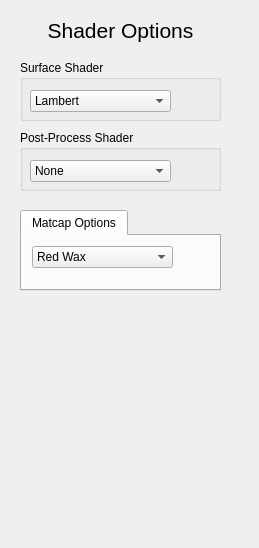
<?xml version="1.0" encoding="UTF-8"?>
<ui version="4.0">
 <class>controls</class>
 <widget class="QWidget" name="controls">
  <property name="geometry">
   <rect>
    <x>0</x>
    <y>0</y>
    <width>259</width>
    <height>548</height>
   </rect>
  </property>
  <property name="windowTitle">
   <string>Control Panel</string>
  </property>
  <widget class="QLabel" name="label">
   <property name="geometry">
    <rect>
     <x>0</x>
     <y>10</y>
     <width>241</width>
     <height>41</height>
    </rect>
   </property>
   <property name="font">
    <font>
     <pointsize>16</pointsize>
    </font>
   </property>
   <property name="text">
    <string>Shader Options</string>
   </property>
   <property name="alignment">
    <set>Qt::AlignmentFlag::AlignCenter</set>
   </property>
  </widget>
  <widget class="QGroupBox" name="groupBox_2">
   <property name="geometry">
    <rect>
     <x>20</x>
     <y>130</y>
     <width>201</width>
     <height>61</height>
    </rect>
   </property>
   <property name="font">
    <font/>
   </property>
   <property name="title">
    <string>Post-Process Shader</string>
   </property>
   <widget class="QComboBox" name="postprocessShaderComboBox">
    <property name="geometry">
     <rect>
      <x>10</x>
      <y>30</y>
      <width>141</width>
      <height>22</height>
     </rect>
    </property>
    <property name="font">
     <font/>
    </property>
    <item>
     <property name="text">
      <string>None</string>
     </property>
    </item>
    <item>
     <property name="text">
      <string>Sobel</string>
     </property>
    </item>
    <item>
     <property name="text">
      <string>Gaussian Blur</string>
     </property>
    </item>
    <item>
     <property name="text">
      <string>Custom</string>
     </property>
    </item>
    <item>
     <property name="text">
      <string>Bubble</string>
     </property>
    </item>
   </widget>
  </widget>
  <widget class="QGroupBox" name="groupBox">
   <property name="geometry">
    <rect>
     <x>20</x>
     <y>60</y>
     <width>201</width>
     <height>61</height>
    </rect>
   </property>
   <property name="font">
    <font/>
   </property>
   <property name="title">
    <string>Surface Shader</string>
   </property>
   <widget class="QComboBox" name="surfaceShaderComboBox">
    <property name="geometry">
     <rect>
      <x>10</x>
      <y>30</y>
      <width>141</width>
      <height>22</height>
     </rect>
    </property>
    <property name="font">
     <font/>
    </property>
    <item>
     <property name="text">
      <string>Lambert</string>
     </property>
    </item>
    <item>
     <property name="text">
      <string>Blinn-Phong</string>
     </property>
    </item>
    <item>
     <property name="text">
      <string>Matcap</string>
     </property>
    </item>
    <item>
     <property name="text">
      <string>Vertex Deformation</string>
     </property>
    </item>
    <item>
     <property name="text">
      <string>Faded</string>
     </property>
    </item>
   </widget>
  </widget>
  <widget class="QTabWidget" name="tabWidget">
   <property name="geometry">
    <rect>
     <x>20</x>
     <y>210</y>
     <width>201</width>
     <height>81</height>
    </rect>
   </property>
   <property name="font">
    <font/>
   </property>
   <property name="currentIndex">
    <number>0</number>
   </property>
   <widget class="QWidget" name="matcapTab">
    <attribute name="title">
     <string>Matcap Options</string>
    </attribute>
    <widget class="QComboBox" name="matcapComboBox">
     <property name="geometry">
      <rect>
       <x>10</x>
       <y>10</y>
       <width>141</width>
       <height>22</height>
      </rect>
     </property>
     <property name="font">
      <font/>
     </property>
     <item>
      <property name="text">
       <string>Red Wax</string>
      </property>
     </item>
     <item>
      <property name="text">
       <string>Silver</string>
      </property>
     </item>
     <item>
      <property name="text">
       <string>Plastic</string>
      </property>
     </item>
     <item>
      <property name="text">
       <string>Gold</string>
      </property>
     </item>
     <item>
      <property name="text">
       <string>Haunted</string>
      </property>
     </item>
     <item>
      <property name="text">
       <string>Surface Normals</string>
      </property>
     </item>
    </widget>
   </widget>
  </widget>
 </widget>
 <resources/>
 <connections/>
</ui>
